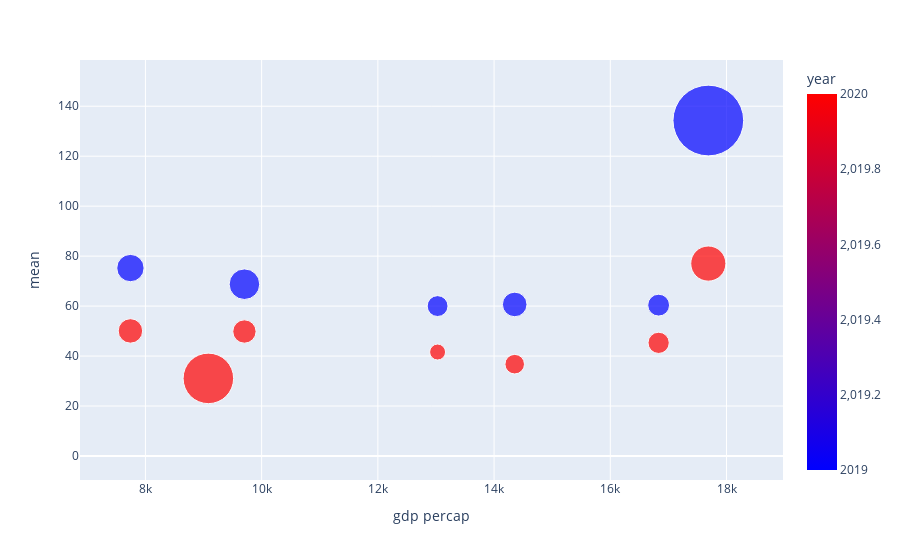

The code cell stored with this chart in its notebook:
### Code cell
popgdp=pd.read_csv('popgdppm10.csv')
fig=px.scatter(popgdp,x='gdp percap',y='mean',color='year',size='var',hover_name='City',size_max=50,color_continuous_scale=px.colors.sequential.Bluered)
fig.show()

### Figure 1 — Plotly figure (JSON) as saved in the notebook; plotly's stock layout.template omitted (floating-point values rounded to 4 significant figures)
{"data": [{"hovertemplate": "<b>%{hovertext}</b><br><br>gdp percap=%{x}<br>mean=%{y}<br>var=%{marker.size}<br>year=%{marker.color}<extra></extra>", "hovertext": ["Mumbai", "Kolkata", "Bengaluru", "Chennai", "Hyderabad", "Visakhapatnam", "Delhi", "Mumbai", "Kolkata", "Bengaluru", "Chennai", "Hyderabad", "Visakhapatnam", "Delhi"], "legendgroup": "", "marker": {"color": [2019, 2019, 2019, 2019, 2019, 2019, 2019, 2020, 2020, 2020, 2020, 2020, 2020, 2020], "coloraxis": "coloraxis", "size": [207.1, 262.2, 189.0, 0, 405.9, 324.4, 2171.0, 195.9, 166.6, 110.4, 1108.0, 236.2, 259.9, 535.9], "sizemode": "area", "sizeref": 0.8682, "symbol": "circle"}, "mode": "markers", "name": "", "orientation": "v", "showlegend": false, "type": "scatter", "x": [16832, 14355, 13028, 9083, 9704, 7742, 17687, 16832, 14355, 13028, 9083, 9704, 7742, 17687], "xaxis": "x", "y": [60.39, 60.66, 60.01, 0, 68.77, 75.23, 134.3, 45.29, 36.76, 41.62, 31.06, 49.83, 50.06, 77.02], "yaxis": "y"}], "layout": {"coloraxis": {"colorbar": {"title": {"text": "year"}}, "colorscale": [[0, "rgb(0,0,255)"], [1, "rgb(255,0,0)"]]}, "legend": {"itemsizing": "constant", "tracegroupgap": 0}, "margin": {"t": 60}, "xaxis": {"anchor": "y", "domain": [0, 1], "title": {"text": "gdp percap"}}, "yaxis": {"anchor": "x", "domain": [0, 1], "title": {"text": "mean"}}}}
